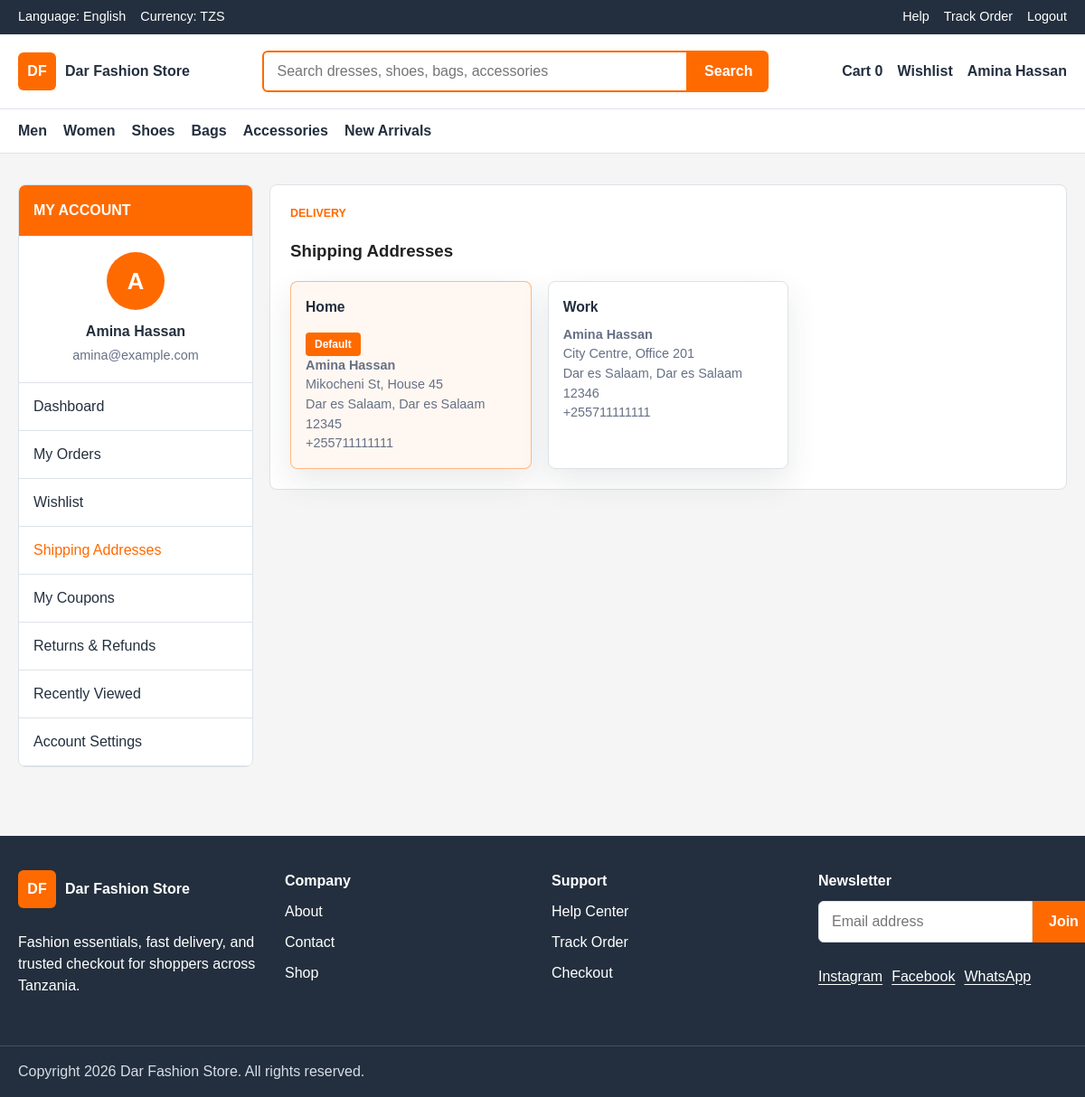
/profile.php?tab=addresses (signed in), run on the app's committed database.
### tables this page shows
CREATE TABLE user_addresses (
    id INT UNSIGNED AUTO_INCREMENT PRIMARY KEY,
    user_id INT UNSIGNED NOT NULL,
    label VARCHAR(50) NOT NULL,
    fullname VARCHAR(120) NOT NULL,
    phone VARCHAR(30) NOT NULL,
    region VARCHAR(100) NOT NULL,
    city VARCHAR(100) NOT NULL,
    address TEXT NOT NULL,
    postal_code VARCHAR(20),
    is_default TINYINT(1) NOT NULL DEFAULT 0,
    created_at TIMESTAMP NOT NULL DEFAULT CURRENT_TIMESTAMP,
    updated_at TIMESTAMP NOT NULL DEFAULT CURRENT_TIMESTAMP ON UPDATE CURRENT_TIMESTAMP,
    CONSTRAINT fk_addresses_user
        FOREIGN KEY (user_id) REFERENCES users(id)
        ON UPDATE CASCADE
        ON DELETE CASCADE,
    INDEX idx_addresses_user (user_id)
);

### app/includes/auth.php (called while the page is built, shortened)
<?php
function current_user() {
    return $_SESSION['user'] ?? null;
}
function is_admin() {
    $user = current_user();
    return $user && ($user['role'] ?? '') === 'admin';
}

### public/profile.php (the view, shortened to what this page needs)
<?php
require_once __DIR__ . '/../app/includes/auth.php';
$user = current_user();
$database = new Database();
$conn = $database->connect();
$tab = $_GET['tab'] ?? 'dashboard';
$userOrders = [];
$totalSpent = 0;
$wishlistItems = [];
$userAddresses = [];
$userCoupons = [];
if ($conn) {
    $missingTables = [];
    try {
        $stmt = $conn->prepare("
            SELECT o.*, p.payment_status, p.method
            FROM orders o
            LEFT JOIN payments p ON p.order_id = o.id
            WHERE o.user_id = ?
            ORDER BY o.created_at DESC
            LIMIT 10
        ");
        $stmt->execute([$user['id']]);
        $userOrders = $stmt->fetchAll(PDO::FETCH_ASSOC);
        $stmt = $conn->prepare("SELECT COALESCE(SUM(total), 0) AS total_spent FROM orders WHERE user_id = ?");
        $stmt->execute([$user['id']]);
        $totalSpent = $stmt->fetch(PDO::FETCH_ASSOC)['total_spent'];
    } catch (PDOException $e) {
        if ($e->getCode() === '42S02') {
            $missingTables[] = 'orders';
        } else {
            throw $e;
        }
    }
    try {
        $stmt = $conn->prepare("
            SELECT p.*, w.created_at AS added_at
            FROM user_wishlist w
            JOIN products p ON p.id = w.product_id
            WHERE w.user_id = ?
            ORDER BY w.created_at DESC
        ");
        $stmt->execute([$user['id']]);
        $wishlistItems = $stmt->fetchAll(PDO::FETCH_ASSOC);
    } catch (PDOException $e) {
        if ($e->getCode() === '42S02') {
            $missingTables[] = 'wishlist';
        } else {
            throw $e;
        }
    }
    try {
        $stmt = $conn->prepare("
            SELECT * FROM user_addresses
            WHERE user_id = ?
            ORDER BY is_default DESC, created_at DESC
        ");
        $stmt->execute([$user['id']]);
        $userAddresses = $stmt->fetchAll(PDO::FETCH_ASSOC);
    } catch (PDOException $e) {
        if ($e->getCode() === '42S02') {
            $missingTables[] = 'addresses';
        } else {
            throw $e;
        }
    }
    try {
        $stmt = $conn->prepare("
            SELECT * FROM user_coupons
            WHERE user_id = ?
            ORDER BY valid_until DESC
        ");
        $stmt->execute([$user['id']]);
        $userCoupons = $stmt->fetchAll(PDO::FETCH_ASSOC);
    } catch (PDOException $e) {
        if ($e->getCode() === '42S02') {
            $missingTables[] = 'coupons';
        } else {
            throw $e;
        }
    }
}
$customerInitial = strtoupper(substr($user['fullname'] ?? 'C', 0, 1));
include __DIR__ . '/../app/includes/header.php';
?>
<main class="section account-page">
    <div class="container account-layout">
        <aside class="account-menu">
            <div class="account-menu__title">My Account</div>
            <div class="customer-menu-user">
                <div class="profile-avatar"><?php echo htmlspecialchars($customerInitial); ?></div>
                <strong><?php echo htmlspecialchars($user['fullname']); ?></strong>
                <span><?php echo htmlspecialchars($user['email']); ?></span>
            </div>
            <a href="?tab=dashboard" class="<?php echo $tab === 'dashboard' ? 'is-active' : ''; ?>">Dashboard</a>
            <a href="?tab=orders" class="<?php echo $tab === 'orders' ? 'is-active' : ''; ?>">My Orders</a>
            <a href="?tab=wishlist" class="<?php echo $tab === 'wishlist' ? 'is-active' : ''; ?>">Wishlist</a>
            <a href="?tab=addresses" class="<?php echo $tab === 'addresses' ? 'is-active' : ''; ?>">Shipping Addresses</a>
            <a href="?tab=coupons" class="<?php echo $tab === 'coupons' ? 'is-active' : ''; ?>">My Coupons</a>
            <a href="?tab=returns" class="<?php echo $tab === 'returns' ? 'is-active' : ''; ?>">Returns & Refunds</a>
            <a href="?tab=recently-viewed" class="<?php echo $tab === 'recently-viewed' ? 'is-active' : ''; ?>">Recently Viewed</a>
            <a href="?tab=settings" class="<?php echo $tab === 'settings' ? 'is-active' : ''; ?>">Account Settings</a>
        </aside>
        <section class="account-content">
            <?php if ($tab === 'dashboard'): ?>
                <article class="account-panel">
                    <p class="section-kicker">Customer dashboard</p>
                    <h1>Welcome back, <?php echo htmlspecialchars($user['fullname']); ?>!</h1>
                    <div class="customer-stat-grid">
                        <div class="customer-stat">
                            <strong><?php echo count($userOrders); ?></strong>
                            <span>Total Orders</span>
                        </div>
                        <div class="customer-stat">
                            <strong>TZS <?php echo number_format($totalSpent, 0); ?></strong>
                            <span>Total Spent</span>
                        </div>
                        <div class="customer-stat">
                            <strong><?php echo count($wishlistItems); ?></strong>
                            <span>Wishlist Items</span>
                        </div>
                        <div class="customer-stat">
                            <strong><?php echo count($userCoupons); ?></strong>
                            <span>Available Coupons</span>
                        </div>
                    </div>
                    <h2>Recent Orders</h2>
                    <?php if ($userOrders): ?>
                        <div class="cart-table">
                            <div class="cart-row cart-row--head">
                                <span>Order</span><span>Date</span><span>Total</span><span>Payment</span><span>Status</span><span>Action</span>
                            </div>
                            <?php foreach (array_slice($userOrders, 0, 3) as $order): ?>
                                <div class="cart-row">
                                    <span><?php echo htmlspecialchars($order['order_number']); ?></span>
                                    <span><?php echo date('M d, Y', strtotime($order['created_at'])); ?></span>
                                    <span>TZS <?php echo number_format($order['total'], 0); ?></span>
                                    <span><?php echo htmlspecialchars($order['payment_status'] ?? 'pending'); ?></span>
                                    <span><strong><?php echo htmlspecialchars(ucfirst($order['status'])); ?></strong></span>
                                    <a href="track-order.php?order_number=<?php echo urlencode($order['order_number']); ?>">Track</a>
                                </div>
                            <?php endforeach; ?>
                        </div>
                        <p><a href="?tab=orders">View all orders →</a></p>
                    <?php else: ?>
                        <p class="empty-state">No orders yet. <a href="shop.php">Start shopping!</a></p>
                    <?php endif; ?>
                </article>
            <?php elseif ($tab === 'addresses'): ?>
                <article class="account-panel">
                    <p class="section-kicker">Delivery</p>
                    <h1>Shipping Addresses</h1>
                    <?php if ($userAddresses): ?>
                        <div class="customer-product-grid">
                            <?php foreach ($userAddresses as $address): ?>
                                <article class="address-card <?php echo $address['is_default'] ? 'address-card--default' : ''; ?>">
                                    <h3><?php echo htmlspecialchars($address['label']); ?></h3>
                                    <?php if ($address['is_default']): ?>
                                        <span class="address-badge">Default</span>
                                    <?php endif; ?>
                                    <p>
                                        <strong><?php echo htmlspecialchars($address['fullname']); ?></strong><br>
                                        <?php echo htmlspecialchars($address['address']); ?><br>
                                        <?php echo htmlspecialchars($address['city']); ?>, <?php echo htmlspecialchars($address['region']); ?> <?php echo htmlspecialchars($address['postal_code']); ?><br>
                                        <?php echo htmlspecialchars($address['phone']); ?>
                                    </p>
                                </article>
                            <?php endforeach; ?>
                        </div>
                    <?php else: ?>
                        <p class="empty-state">No addresses saved yet.</p>
                    <?php endif; ?>
                </article>
            <?php endif; ?>
        </section>
    </div>
</main>
<?php include __DIR__ . '/../app/includes/footer.php'; ?>

### assets/css/style.css (style rules this page uses)
:root { --primary: #ff6a00; --secondary: #232f3e; --accent: #ffd814; --background: #f5f5f5; --surface: #ffffff; --text: #222222; --muted: #667085; --border: #dde2e8; --success: #13795b; --shadow: 0 14px 35px rgba(35, 47, 62, 0.1); }
* { box-sizing: border-box; }
html { scroll-behavior: smooth; }
body { margin: 0; background: var(--background); color: var(--text); font-family: Arial, Helvetica, sans-serif; line-height: 1.5; }
a { color: inherit; text-decoration: none; }
.container { width: min(1200px, calc(100% - 40px)); margin: 0 auto; }
.section { padding: 42px 0; }
.section-kicker { margin: 0 0 8px; color: var(--primary); font-size: 0.78rem; font-weight: 700; letter-spacing: 0; text-transform: uppercase; }
.profile-avatar { width: 76px; height: 76px; display: grid; place-items: center; border-radius: 50%; background: var(--primary); color: #fff; font-size: 2rem; font-weight: 800; }
.account-page { padding: 34px 0; }
.account-layout { display: grid; grid-template-columns: 260px 1fr; gap: 18px; align-items: start; }
.account-menu { position: sticky; top: 16px; background: var(--surface); border: 1px solid var(--border); border-radius: 8px; overflow: hidden; }
.account-menu__title { background: var(--primary); color: #fff; padding: 16px; font-weight: 800; text-transform: uppercase; }
.account-menu a { display: block; padding: 14px 16px; border-bottom: 1px solid var(--border); color: var(--secondary); }
.account-menu a.is-active, .account-menu a:hover { color: var(--primary); }
.account-content, .order-list { display: grid; gap: 14px; }
.profile-hero, .status-shortcuts, .account-panel, .order-card { background: var(--surface); border: 1px solid var(--border); border-radius: 8px; padding: 22px; }
.profile-avatar { display: grid; place-items: center; width: 84px; height: 84px; border-radius: 50%; background: #e8f1ff; color: var(--secondary); font-size: 2rem; font-weight: 800; }
.customer-menu-user { padding: 18px 16px; border-bottom: 1px solid var(--border); text-align: center; }
.customer-menu-user .profile-avatar { margin: 0 auto 12px; width: 64px; height: 64px; font-size: 1.6rem; background: var(--primary); color: #fff; }
.customer-menu-user strong { display: block; color: var(--secondary); }
.customer-menu-user span { display: block; margin-top: 4px; color: var(--muted); font-size: 0.9rem; }
.customer-product-grid { display: grid; grid-template-columns: repeat(auto-fill, minmax(200px, 1fr)); gap: 18px; }
.customer-product-card, .address-card, .coupon-card { background: var(--surface); border: 1px solid var(--border); border-radius: 8px; overflow: hidden; box-shadow: var(--shadow); }
.customer-product-card__body, .address-card, .coupon-card { padding: 16px; }
.customer-product-card h3, .address-card h3, .coupon-card h3 { margin: 0 0 8px; color: var(--secondary); font-size: 0.98rem; }
.customer-product-card p, .address-card p, .coupon-card p { margin: 0; color: var(--muted); font-size: 0.9rem; }
.address-card--default { border-color: rgba(255, 106, 0, 0.45); background: #fff8f2; }
.address-badge, .coupon-discount { display: inline-block; margin-top: 8px; padding: 4px 10px; border-radius: 4px; background: var(--primary); color: #fff; font-size: 0.75rem; font-weight: 700; }

### data on the page
user_addresses: label "Home", is_default "Default", fullname "Amina Hassan", address "Mikocheni St, House 45", city "Dar es Salaam", region "Dar es Salaam", postal_code "12345", phone "+255711111111"
user_addresses: label "Work", fullname "Amina Hassan", address "City Centre, Office 201", city "Dar es Salaam", region "Dar es Salaam", postal_code "12346", phone "+255711111111"

### other printed values
$cartCount "0"
$loggedInUser['fullname'] "Amina Hassan"
$customerInitial "A"
$user['fullname'] "Amina Hassan"
$user['email'] "amina@example.com"
